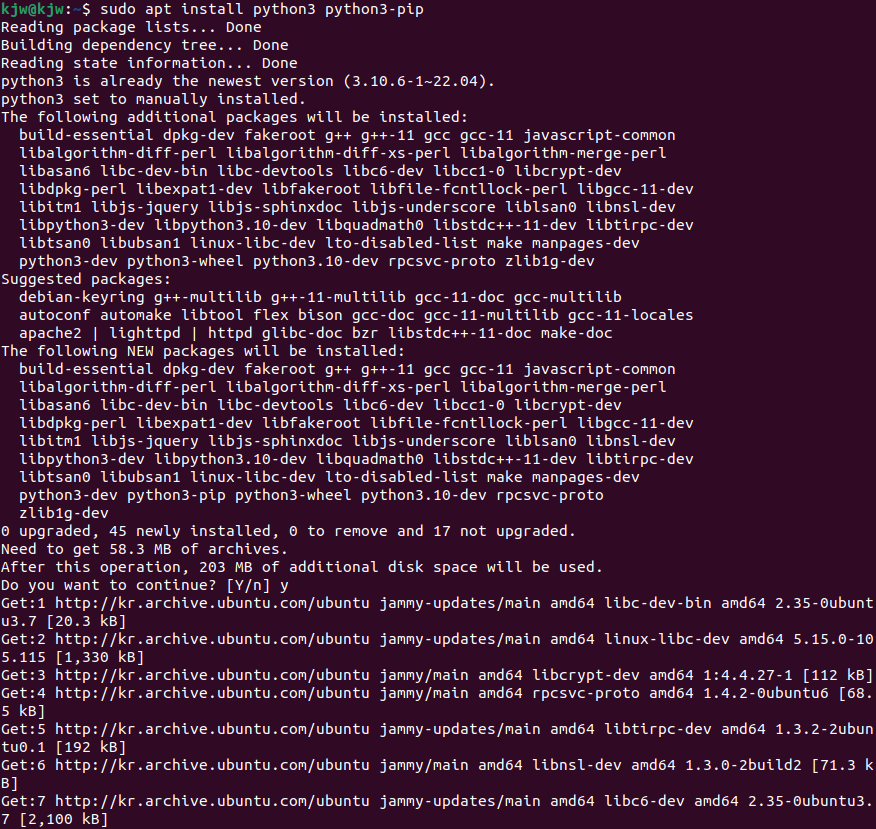
#> input picture 리눅스 개발환경/second_code.png, 876 x 829 px, given in place of 00520_jpg.rf.bf3ec46ff32ef4d4a28148683cac5f38.jpg, which was not available
$ jupyter execute --allow-errors '이미지필터연산(GUI_미적용).ipynb'   (shell and % lines are left out)   (text cells are left out)
#> lines starting #> are read from the running program, lines starting #| are printed output that depends on the picture; pictures that were not available may be replaced by others from this repository, and a replacement may not be noted
[cell 1]
import os

[cell 2]
from google.colab import files
files.upload()
#> the answer given: second_code.png

[cell 3]
import zipfile

#> (the rest of this cell did not finish here and is left out)

[cell 4]
import cv2
import numpy as np
from matplotlib import pyplot as plt

[cell 5]
#예제 이미지 경로 설정
image_path = '/content/pizza_cream/dataset/test/pizza/00520_jpg.rf.bf3ec46ff32ef4d4a28148683cac5f38.jpg'

#이미지 로드
image = cv2.imread(image_path)
#> image is the input picture: shape (829, 876, 3); mean B, G, R 53.9, 30.1, 64.9

#이미지가 정상적으로 로드되었는지 확인
if image is None:
    print("이미지를 찾을 수 없습니다.")
    exit()

[cell 6]
image_rgb = cv2.cvtColor(image, cv2.COLOR_BGR2RGB)

blurred_image = cv2.GaussianBlur(image_rgb, (15, 15), 0)
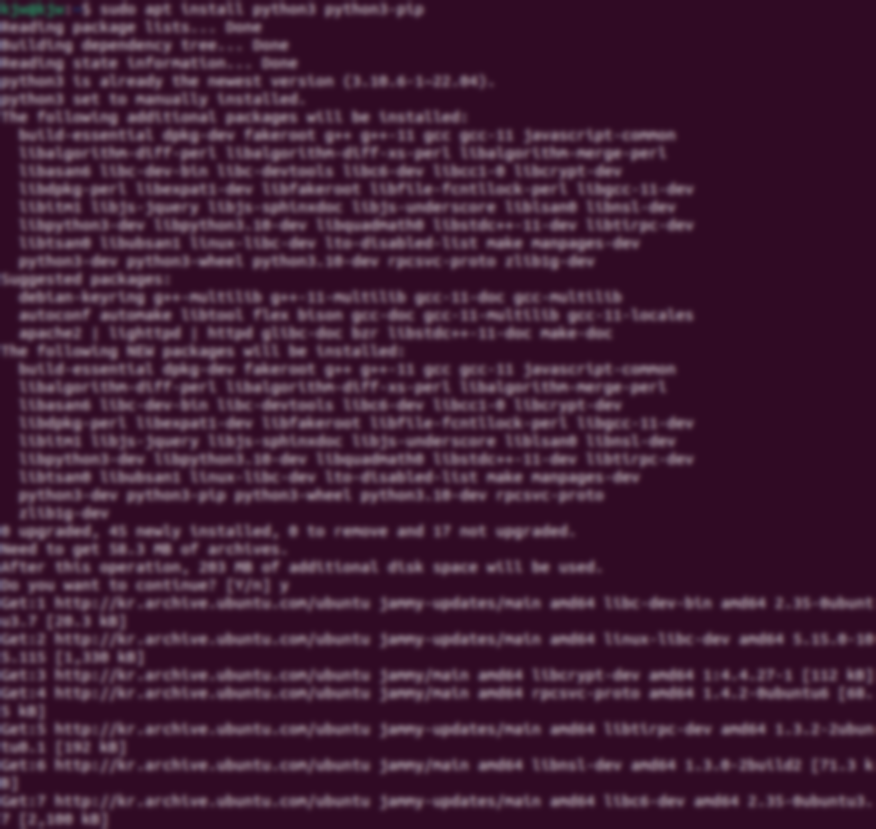
#> blurred_image: shape (829, 876, 3); mean R, G, B 64.9, 30.1, 54

edges_image = cv2.Canny(image_rgb, 100, 200)
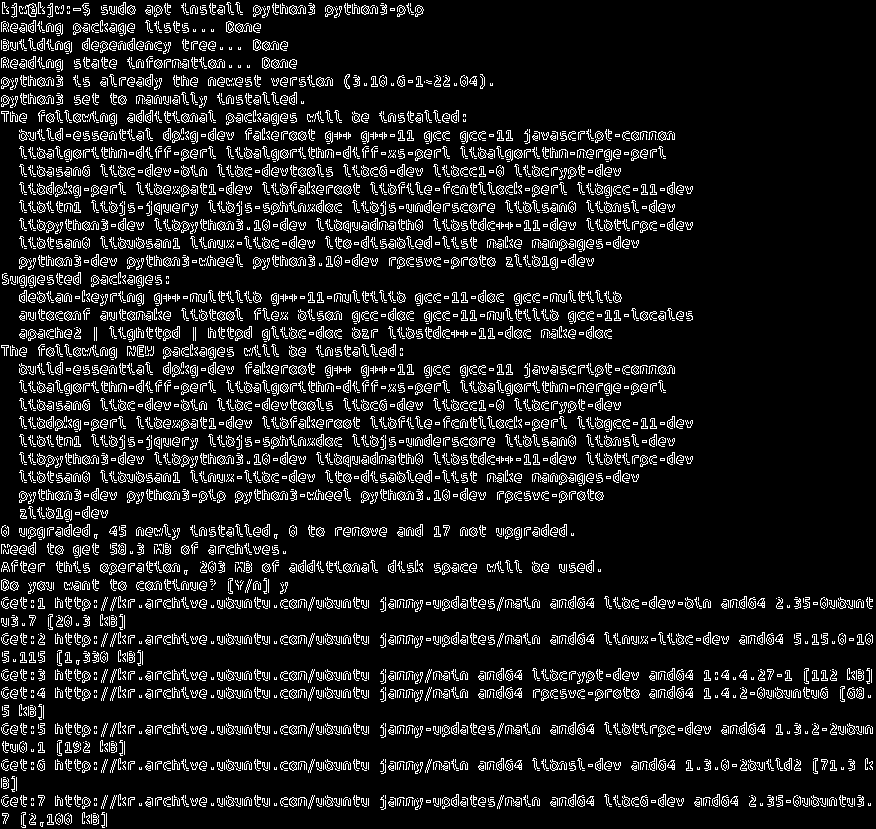
#> edges_image: shape (829, 876); 10.9% white in thin lines or dots

plt.figure(figsize=(10, 10))

[cell 7]
plt.subplot(1, 3, 1)
plt.title('Original Image')
plt.imshow(image_rgb)
plt.axis('off')

plt.subplot(1, 3, 2)
plt.title('Blurred Image')
plt.imshow(blurred_image)
plt.axis('off')

plt.subplot(1, 3, 3)
plt.title('Edges Image')
plt.imshow(edges_image, cmap='gray')
plt.axis('off')

plt.show()
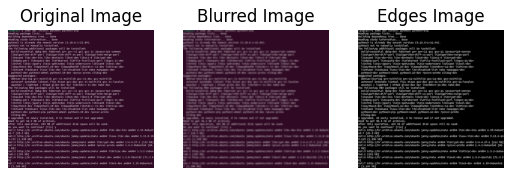
#> figure drawn by matplotlib, 3 panels

$ run again, on 리눅스 개발환경/third_code.png
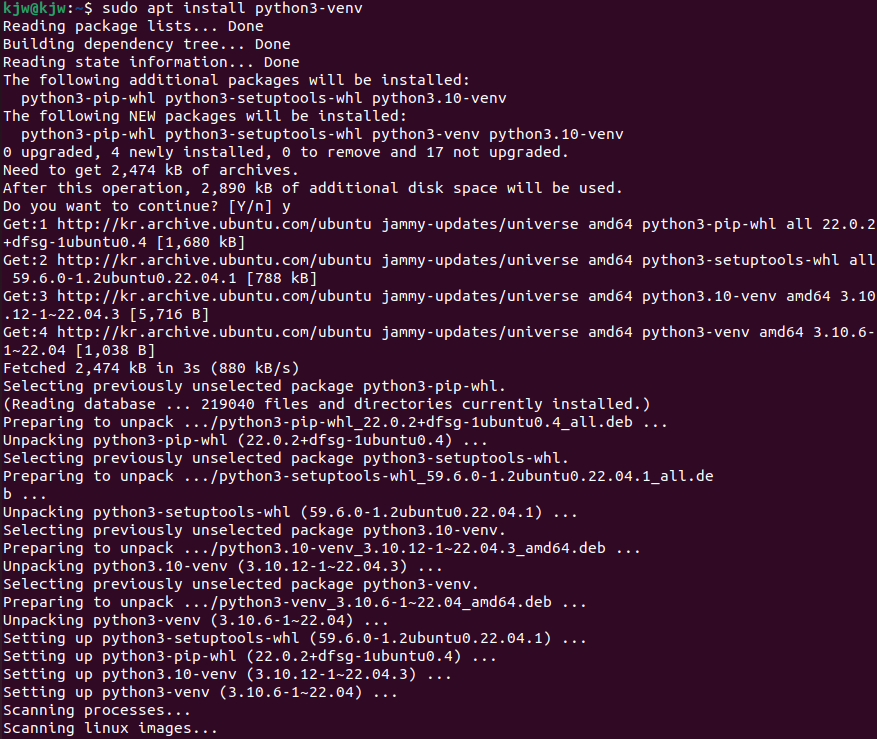
#> input picture 리눅스 개발환경/third_code.png, 877 x 739 px, given in place of 00520_jpg.rf.bf3ec46ff32ef4d4a28148683cac5f38.jpg, which was not available
#> image is the input picture: shape (739, 877, 3); mean B, G, R 51.9, 27.9, 63
#> `edges_image = cv2.Canny(image_rgb, 100, 200)`:
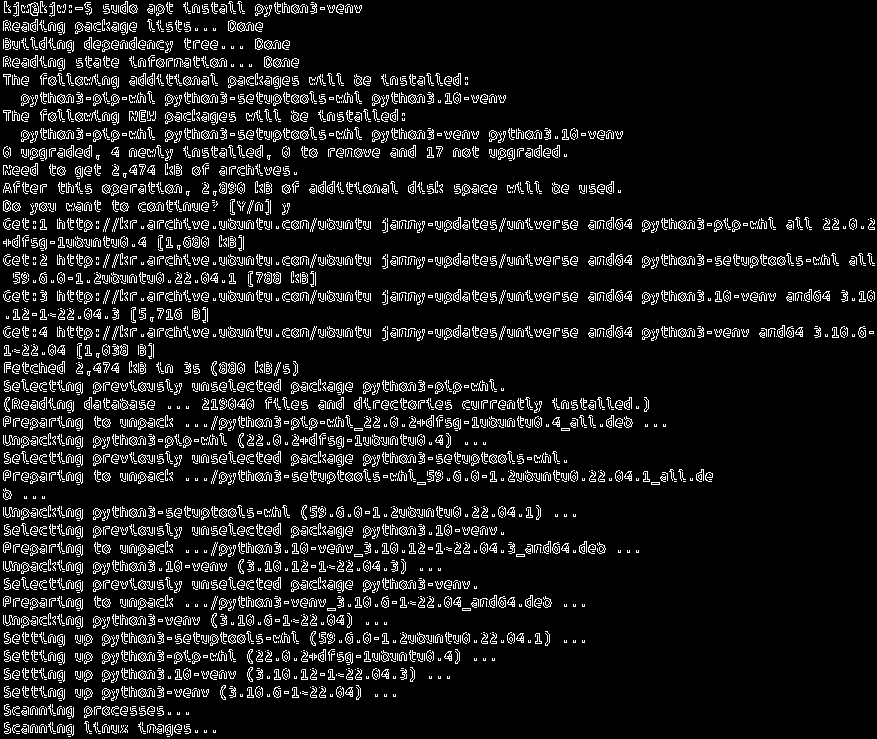
#> edges_image: shape (739, 877); 9.7% white in thin lines or dots
#> `plt.show()`:
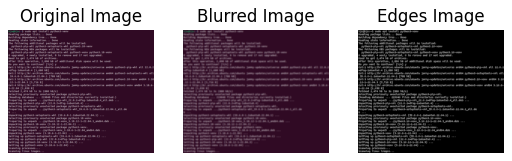
#> figure drawn by matplotlib, 3 panels
